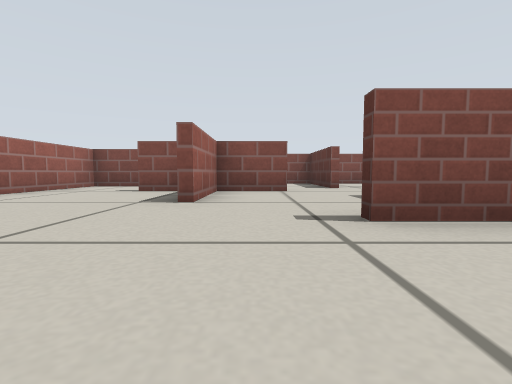
View 1 (above)

19 first-person views from a walk through a world built for the Gazebo simulator. The camera is 0.19 m above the floor, tilts 4° down and sees 85° across. The floor is counted in squares, 0.5 m on a side. Each view is taken from the middle of a square. On the plan, view 1 faces up. The plan holds only what a view shows up to about 9 squares ahead; the rest is blank. Simple patterns stand in for the simulator's built-in surfaces.

View 2
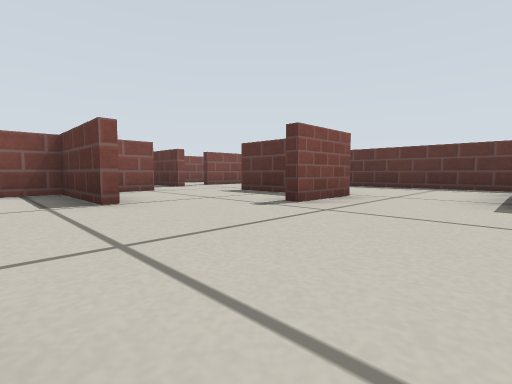

View 3
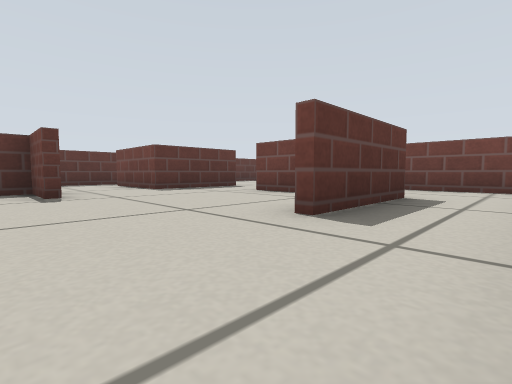

View 4
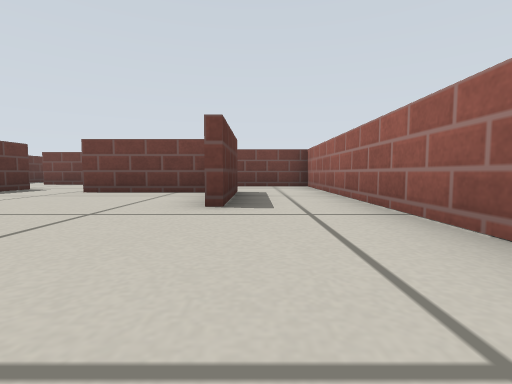

View 5
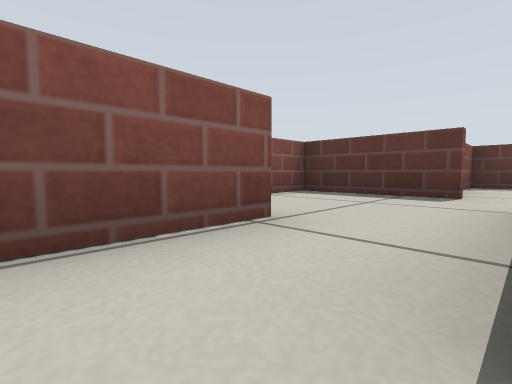

View 6
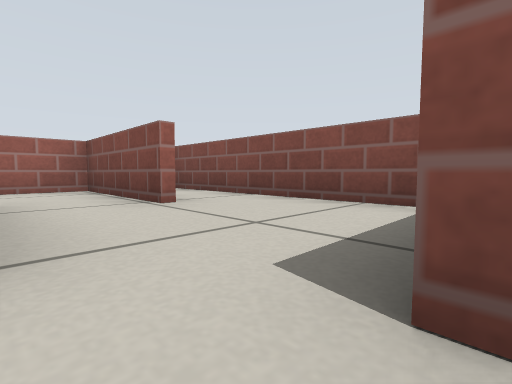

View 7
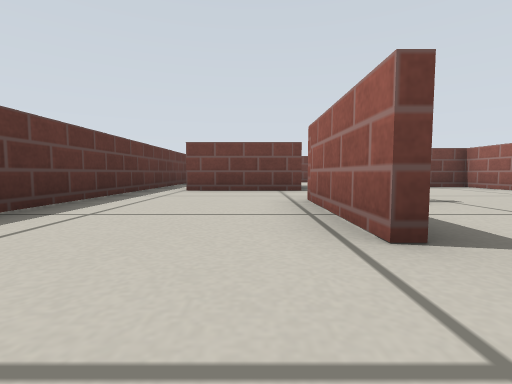

View 8
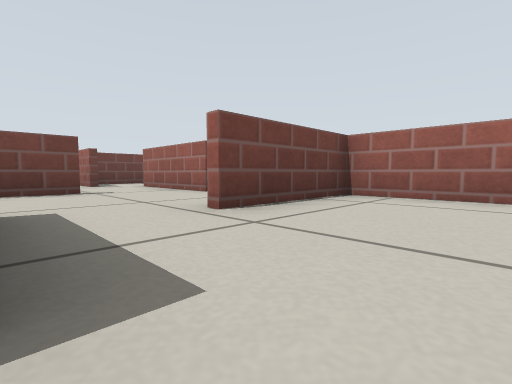

View 9
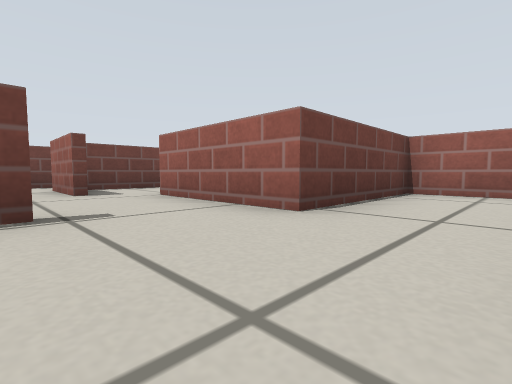

View 10
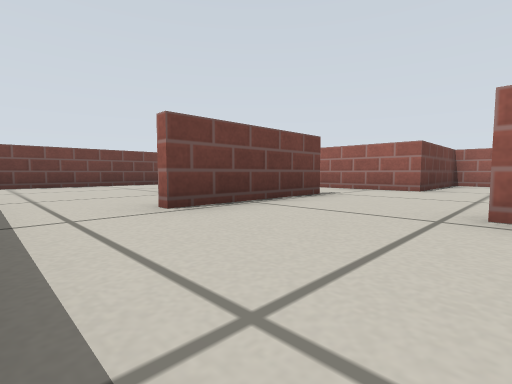

View 11
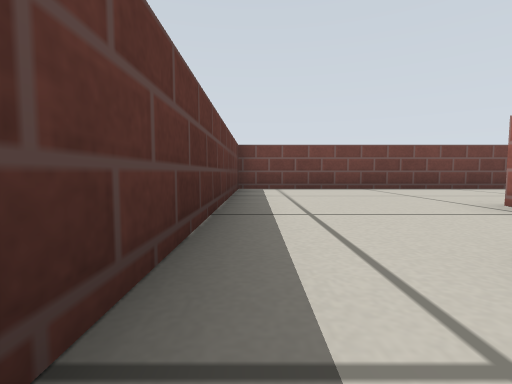

View 12
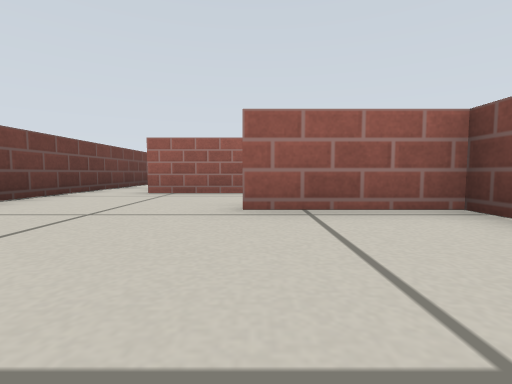

View 13
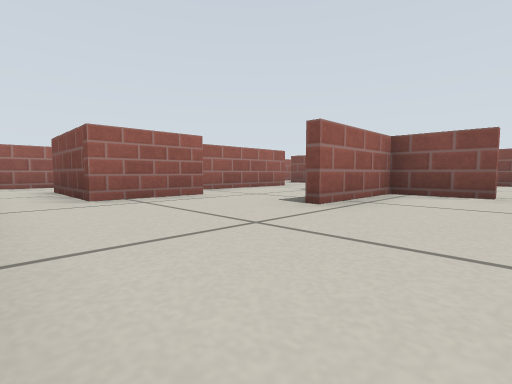

View 14
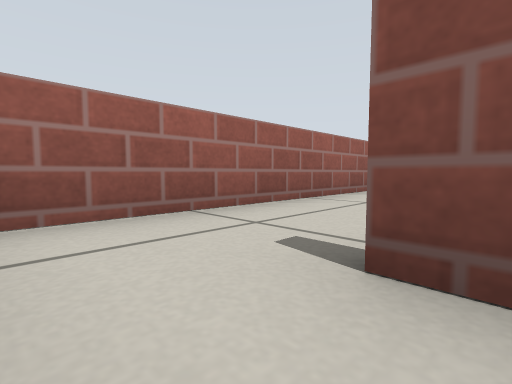

View 15
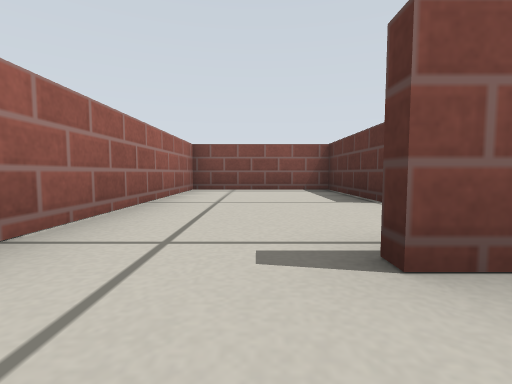

View 16
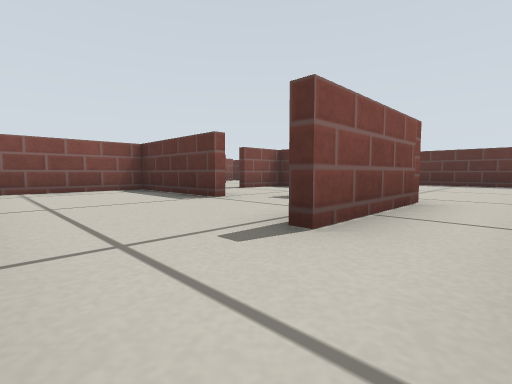

View 17
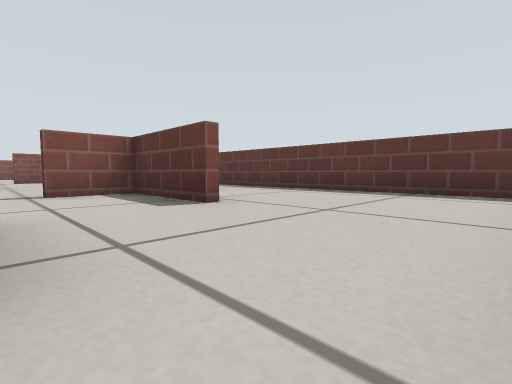

View 18
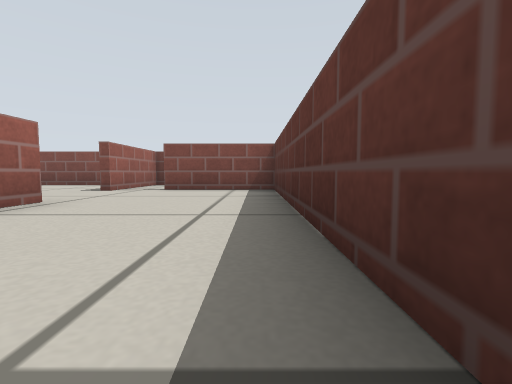

View 19
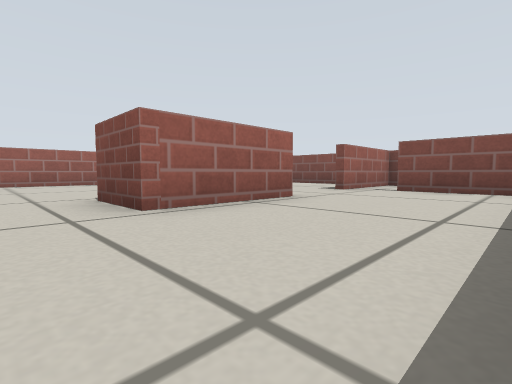

### Floor plan
Ten units are one square. View 1 is at (0, 0); x grows to the right and y downward. Boxes are objects, and circles mark ways between rooms. Rooms are numbered by the first view taken in them; rooms with no view inside come last. Other rooms are left out.
<svg viewBox="-49 -99 108 208">
<path fill="none" stroke="#000" d="M-10 -35 -10 -57M9 -23 20 -23 20 -46M-8 -56 -8 -35M8 -56 -24 -56M23 -46 23 -21 9 -21M-24 -9 -24 13 4 13M-26 15 -26 -10M-25 -76 -44 -76 -44 16M20 23 20 -2 45 -2M54 4 54 -71 30 -71M6 47 26 47M-44 16 -44 36 -12 36 -12 56M20 73 20 49 6 49M-1 71 -1 90 -25 90M-14 65 -14 38 -44 38 -44 100M-12 56 -12 66M26 47 36 47M36 49 23 49 23 73M-24 88 -6 88M-39 104 54 104 54 4M-11 -76 -25 -76M18 -66 18 -94 -43 -94"/>
<circle cx="-40" cy="5" r="3" fill="#2a7"/>
<circle cx="10" cy="10" r="3" fill="#2a7"/>
<circle cx="50" cy="0" r="3" fill="#2a7"/>
<circle cx="-20" cy="-70" r="3" fill="#2a7"/>
<circle cx="10" cy="-60" r="3" fill="#2a7"/>
<circle cx="0" cy="50" r="3" fill="#2a7"/>
<circle cx="20" cy="35" r="3" fill="#2a7"/>
<text x="0" y="-30">1</text>
<text x="-10" y="30">2</text>
<text x="10" y="70">3</text>
<text x="-10" y="-80">4</text>
</svg>
Room 1 opens to room 2. Room 1 opens to room 3. Room 1 opens to room 4. Room 2 opens to room 3.

Where each view was taken, in squares from view 1:
view 1: 0 up, 0 right, facing up
view 2: 0 up, 2 left, facing up-right
view 3: 3 up, 4 left, facing down-right
view 4: 4 up, 3 left, facing down
view 5: 6 up, 3 left, facing up-right
view 6: 6 up, 2 right, facing up-left
view 7: 6 up, 3 right, facing down
view 8: 1 up, 2 right, facing down-left
view 9: 2 down, 1 right, facing down-left
view 10: 2 down, 5 right, facing down-left
view 11: 4 down, 5 right, facing down
view 12: 7 down, 5 right, facing left
view 13: 10 down, 4 right, facing up-left
view 14: 10 down, 2 left, facing up-left
view 15: 10 down, 3 left, facing up
view 16: 10 down, 4 left, facing up-right
view 17: 10 down, 0 right, facing up-right
view 18: 1 up, 5 right, facing up
view 19: 1 up, 5 right, facing up-left
